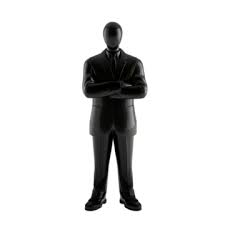
#> input picture CVLab01/assets/image.jpg, 225 x 225 px
$ jupyter execute Lab_04_All_Tasks.ipynb
#> lines starting #> are read from the running program, lines starting #| are printed output that depends on the picture; after the words box and inside, x2 and y2 are one past the last pixel; in counts of white or black regions, pixels touching at a corner belong together
# Lab 04: Image Transformations and Warping
### All 10 Graded Tasks

[cell 1]
import cv2
import numpy as np
import matplotlib.pyplot as plt
from pathlib import Path

# Project root = CV_Labs folder (set Jupyter cwd to CV_Labs, or open this notebook from there)
IMAGE_PATH = Path("CVLab01") / "assets" / "image.jpg"
image = cv2.imread(str(IMAGE_PATH))
#> image is the input picture: shape (225, 225, 3); mean B, G, R 223.5, 223.6, 223.6
if image is None:
    raise FileNotFoundError(f"Image not found: {IMAGE_PATH}")
image_rgb = cv2.cvtColor(image, cv2.COLOR_BGR2RGB)
h, w = image.shape[:2]
#> h = 225; w = 225
print(f"Image loaded: {w}x{h} pixels")
#| Image loaded: 225x225 pixels

---
## Task 1: Translation and Rotation
**Scenario:** Shift and rotate a scanned document image to align it properly.

[cell 2]
tx, ty = 80, 50
T = np.array([[1, 0, tx], [0, 1, ty], [0, 0, 1]], dtype=np.float32)
translated = cv2.warpPerspective(image, T, (w, h))

angle = np.radians(15)
cx, cy = w // 2, h // 2
#> cx = 112; cy = 112
ca, sa = np.cos(angle), np.sin(angle)
R = np.array([[ca, -sa, cx*(1-ca)+cy*sa],
              [sa,  ca, cy*(1-ca)-cx*sa],
              [0,   0,  1]], dtype=np.float32)
rotated   = cv2.warpPerspective(image, R, (w, h))
combined  = cv2.warpPerspective(translated, R, (w, h))
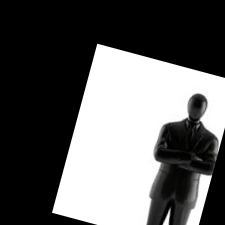
#> combined: shape (225, 225, 3); mean B, G, R 95.6, 95.7, 95.6

fig, axes = plt.subplots(1, 3, figsize=(15, 4))
for ax, img, t in zip(axes, [image, translated, combined],
                      ["Original", "Translated (+80,+50)", "Translated + Rotated 15°"]):
    ax.imshow(cv2.cvtColor(img, cv2.COLOR_BGR2RGB)); ax.set_title(t); ax.axis("off")
#> this loop made 3 passes
#> t on passes 1 to 3: 'Original', 'Translated (+80,+50)', 'Translated + Rotated 15°'
plt.suptitle("Task 1 – Translation & Rotation", fontweight="bold"); plt.tight_layout(); plt.show()

---
## Task 2: Resize While Maintaining Aspect Ratio
**Scenario:** Resize image to fit within a 500×500 px frame without distortion.

[cell 3]
MAX = 500
scale = min(MAX / w, MAX / h)
#> scale = 2.22
new_w, new_h = int(w * scale), int(h * scale)
#> new_w = 500; new_h = 500
resized = cv2.resize(image, (new_w, new_h), interpolation=cv2.INTER_AREA)

canvas = np.zeros((MAX, MAX, 3), dtype=np.uint8)
x_off, y_off = (MAX - new_w) // 2, (MAX - new_h) // 2
#> x_off = 0; y_off = 0
canvas[y_off:y_off+new_h, x_off:x_off+new_w] = resized

fig, axes = plt.subplots(1, 3, figsize=(15, 4))
for ax, img, t in zip(axes, [image, resized, canvas],
                      ["Original", f"Resized ({new_w}×{new_h})", "500×500 Canvas"]):
    ax.imshow(cv2.cvtColor(img, cv2.COLOR_BGR2RGB)); ax.set_title(t); ax.axis("off")
#> this loop made 3 passes
#> t on passes 1 to 3: 'Original', 'Resized (500×500)', '500×500 Canvas'
plt.suptitle("Task 2 – Aspect-Ratio Preserving Resize", fontweight="bold"); plt.tight_layout(); plt.show()

---
## Task 3: Horizontal and Vertical Flipping
**Scenario:** Mirror an image for reflection effects in a photo editing tool.

[cell 4]
h_flip = cv2.flip(image, 1)
v_flip = cv2.flip(image, 0)
both   = cv2.flip(image, -1)

fig, axes = plt.subplots(2, 2, figsize=(10, 8))
for ax, img, t in zip(axes.ravel(), [image, h_flip, v_flip, both],
                      ["Original", "Horizontal Flip", "Vertical Flip", "Both Axes"]):
    ax.imshow(cv2.cvtColor(img, cv2.COLOR_BGR2RGB)); ax.set_title(t); ax.axis("off")
#> this loop made 4 passes
plt.suptitle("Task 3 – Flipping", fontweight="bold"); plt.tight_layout(); plt.show()

---
## Task 4: Perspective Transformation for Augmented Reality
**Scenario:** Transform an advertisement board to show a custom ad.

[cell 5]
src_pts = np.float32([[w*0.10,h*0.20],[w*0.90,h*0.10],[w*0.15,h*0.85],[w*0.85,h*0.90]])
dst_pts = np.float32([[w*0.05,h*0.05],[w*0.95,h*0.05],[w*0.05,h*0.95],[w*0.95,h*0.95]])

M = cv2.getPerspectiveTransform(src_pts, dst_pts)
#> M = [[1.38, -0.115, -14.82], [0.164, 1.19, -46.17], [0.00123, -0.000866, 1]]
warped = cv2.warpPerspective(image, M, (w, h))

vis = image.copy()
cv2.polylines(vis, [src_pts.astype(np.int32)], True, (0,255,0), 3)
#> vis: shape (225, 225, 3); 6.84% of pixels changed, all inside (x1, y1, x2, y2) = (20, 20, 205, 205)

fig, axes = plt.subplots(1, 3, figsize=(15, 4))
for ax, img, t in zip(axes, [image, vis, warped],
                      ["Original", "Source Quad Marked", "AR Perspective Warp"]):
    ax.imshow(cv2.cvtColor(img, cv2.COLOR_BGR2RGB)); ax.set_title(t); ax.axis("off")
#> this loop made 3 passes
plt.suptitle("Task 4 – Perspective Transformation (AR)", fontweight="bold"); plt.tight_layout(); plt.show()

---
## Task 5: Warp Transformation for Face Alignment
**Scenario:** Align a face in an image for a facial recognition system.

[cell 6]
src_lm = np.float32([[w*0.35,h*0.38],[w*0.65,h*0.38],[w*0.50,h*0.60]])
dst_lm = np.float32([[w*0.30,h*0.35],[w*0.70,h*0.35],[w*0.50,h*0.55]])

M = cv2.getAffineTransform(src_lm, dst_lm)
#> M = [[1.33, -1.8e-16, -37.5], [1.32e-16, 0.909, 1.02]]
aligned = cv2.warpAffine(image, M, (w, h))

vis = image.copy()
for pt in src_lm.astype(np.int32):
    cv2.circle(vis, tuple(pt), max(6,w//80), (0,0,255), -1)
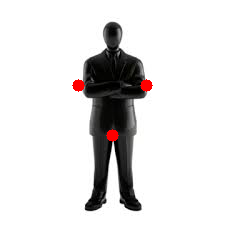
#> vis: shape (225, 225, 3); 0.67% of pixels changed, all inside (x1, y1, x2, y2) = (72, 79, 153, 142)

fig, axes = plt.subplots(1, 3, figsize=(15, 4))
for ax, img, t in zip(axes, [image, vis, aligned],
                      ["Original", "Landmarks Marked", "Affine Aligned"]):
    ax.imshow(cv2.cvtColor(img, cv2.COLOR_BGR2RGB)); ax.set_title(t); ax.axis("off")
#> this loop made 3 passes
plt.suptitle("Task 5 – Face Alignment via Affine Warp", fontweight="bold"); plt.tight_layout(); plt.show()

---
## Task 6: Shearing to Simulate a 3D Effect
**Scenario:** Create a slanted text effect for an artistic poster.

[cell 7]
shear_x, shear_y = 0.3, 0.25
M_x = np.array([[1, shear_x, 0],[0, 1, 0]], dtype=np.float32)
M_y = np.array([[1, 0, 0],[shear_y, 1, 0]], dtype=np.float32)

sheared_x = cv2.warpAffine(image, M_x, (int(w + abs(shear_x)*h), h))
sheared_y = cv2.warpAffine(image, M_y, (w, int(h + abs(shear_y)*w)))
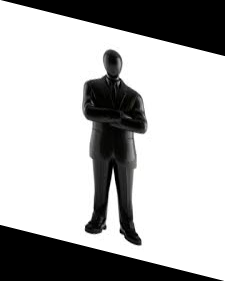
#> sheared_y: shape (281, 225, 3); mean B, G, R 178.9, 179, 179

fig, axes = plt.subplots(1, 3, figsize=(16, 4))
for ax, img, t in zip(axes, [image, sheared_x, sheared_y],
                      ["Original", f"H-Shear ({shear_x})", f"V-Shear ({shear_y})"]):
    ax.imshow(cv2.cvtColor(img, cv2.COLOR_BGR2RGB)); ax.set_title(t); ax.axis("off")
#> this loop made 3 passes
#> t on passes 1 to 3: 'Original', 'H-Shear (0.3)', 'V-Shear (0.25)'
plt.suptitle("Task 6 – Shearing (3D Effect)", fontweight="bold"); plt.tight_layout(); plt.show()

---
## Task 7: Image Warping for Panorama Stitching
**Scenario:** Align two overlapping images to create a panorama.

[cell 8]
src_pts = np.float32([[0,0],[w,0],[0,h],[w,h]])
#> src_pts = [[0, 0], [225, 0], [0, 225], [225, 225]]
dst_pts = np.float32([[30,20],[w-10,10],[20,h-15],[w+10,h+5]])
img2 = cv2.warpPerspective(image, cv2.getPerspectiveTransform(src_pts, dst_pts), (w, h))

pano_w = int(w * 1.6)
panorama = np.zeros((h, pano_w, 3), dtype=np.uint8)
panorama[:, :w] = image
offset_x = int(w * 0.55)
img2_sh = cv2.warpAffine(img2, np.float32([[1,0,offset_x],[0,1,0]]), (pano_w, h))
for x in range(offset_x, min(w, pano_w)):
    alpha = (x - offset_x) / max(w - offset_x, 1)
    panorama[:, x] = ((1-alpha)*panorama[:,x].astype(float) + alpha*img2_sh[:,x].astype(float)).astype(np.uint8)
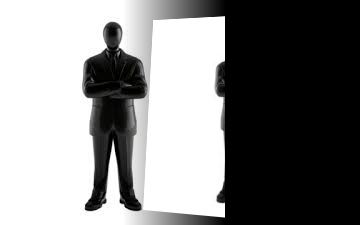
#> panorama: shape (225, 360, 3); mean B, G, R 132.3, 132.4, 132.4
panorama[:, w:] = img2_sh[:, w:]
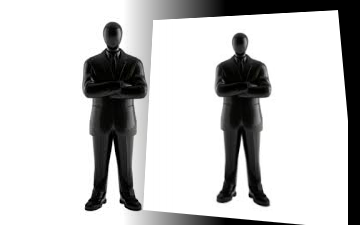
#> panorama: shape (225, 360, 3); mean B, G, R 197.4, 197.5, 197.5

fig, axes = plt.subplots(1, 3, figsize=(18, 4))
for ax, img, t in zip(axes, [image, img2, panorama],
                      ["Left Image", "Right Image (warped)", "Stitched Panorama"]):
    ax.imshow(cv2.cvtColor(img, cv2.COLOR_BGR2RGB)); ax.set_title(t); ax.axis("off")
#> this loop made 3 passes
plt.suptitle("Task 7 – Panorama Stitching", fontweight="bold"); plt.tight_layout(); plt.show()
#> after `plt.suptitle('Task 7 – Panorama Stitching', fontweight='bold')`:
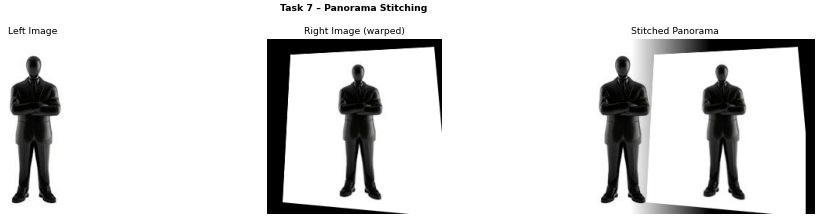
#> figure drawn by matplotlib, 3 panels

---
## Task 8: Apply Multiple Transformations Sequentially
**Scenario:** Simulate a complex photo filter. Order: Scale → Rotate → Translate → Shear.

[cell 9]
cx, cy = w//2, h//2
sx, sy = 0.85, 0.85
S  = np.array([[sx,0,cx*(1-sx)],[0,sy,cy*(1-sy)],[0,0,1]], dtype=np.float32)
a  = np.radians(20); ca, sa = np.cos(a), np.sin(a)
R  = np.array([[ca,-sa,cx*(1-ca)+cy*sa],[sa,ca,cy*(1-ca)-cx*sa],[0,0,1]], dtype=np.float32)
T  = np.array([[1,0,30],[0,1,20],[0,0,1]], dtype=np.float32)
Sh = np.array([[1,0.1,0],[0,1,0],[0,0,1]], dtype=np.float32)
M  = Sh @ T @ R @ S

imgs = [image,
        cv2.warpPerspective(image, S, (w,h)),
        cv2.warpPerspective(image, R@S, (w,h)),
        cv2.warpPerspective(image, M, (w,h))]
titles = ["Original","After Scale","After Scale+Rotate","Full Pipeline (S→R→T→Sh)"]

fig, axes = plt.subplots(1, 4, figsize=(20, 4))
for ax, img, t in zip(axes, imgs, titles):
    ax.imshow(cv2.cvtColor(img, cv2.COLOR_BGR2RGB)); ax.set_title(t, fontsize=9); ax.axis("off")
#> this loop made 4 passes
plt.suptitle("Task 8 – Sequential Transformations", fontweight="bold"); plt.tight_layout(); plt.show()

---
## Task 9: Image Cropping and Rescaling
**Scenario:** Crop a region of interest and resize it to a fixed dimension for an ID card.

[cell 10]
roi_x, roi_y = int(w*0.25), int(h*0.10)
roi_w, roi_h = int(w*0.50), int(h*0.80)
cropped = image[roi_y:roi_y+roi_h, roi_x:roi_x+roi_w]

TARGET_W, TARGET_H = 300, 400
scale  = min(TARGET_W/roi_w, TARGET_H/roi_h)
new_w, new_h = int(roi_w*scale), int(roi_h*scale)
resized = cv2.resize(cropped, (new_w, new_h), interpolation=cv2.INTER_AREA)
#> resized: shape (400, 248, 3)
canvas = np.full((TARGET_H, TARGET_W, 3), 255, dtype=np.uint8)
#> canvas: shape (400, 300, 3); every value is 255
x_off, y_off = (TARGET_W-new_w)//2, (TARGET_H-new_h)//2
canvas[y_off:y_off+new_h, x_off:x_off+new_w] = resized

vis = image.copy()
cv2.rectangle(vis, (roi_x,roi_y), (roi_x+roi_w,roi_y+roi_h), (0,255,0), 3)
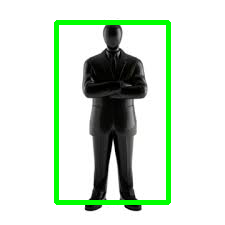
#> vis: shape (225, 225, 3); 5.74% of pixels changed, all inside (x1, y1, x2, y2) = (54, 20, 171, 205)

fig, axes = plt.subplots(1, 3, figsize=(13, 4))
for ax, img, t in zip(axes, [vis, cropped, canvas],
                      ["ROI Marked", "Cropped Region", f"ID Card ({TARGET_W}×{TARGET_H})"]):
    ax.imshow(cv2.cvtColor(img, cv2.COLOR_BGR2RGB)); ax.set_title(t); ax.axis("off")
#> this loop made 3 passes
#> t on passes 1 to 3: 'ROI Marked', 'Cropped Region', 'ID Card (300×400)'
plt.suptitle("Task 9 – Crop & Rescale (ID Card)", fontweight="bold"); plt.tight_layout(); plt.show()
#> after `plt.suptitle('Task 9 – Crop & Rescale (ID Card)', fontweight='bold')`:
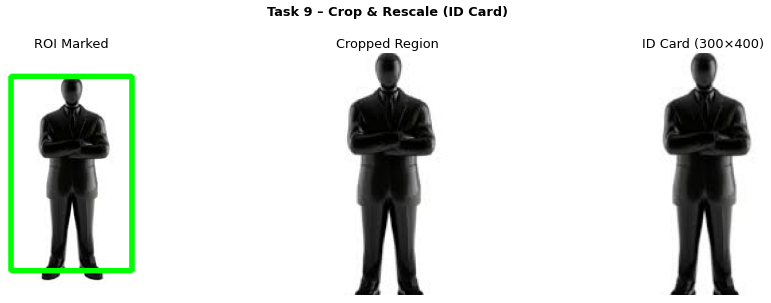
#> figure drawn by matplotlib, 3 panels

---
## Task 10: Extract and Rectify a Region from a Document Image
**Scenario:** Extract a table from a scanned document and transform it to a standard rectangular form.

[cell 11]
src_pts = np.float32([[w*0.12,h*0.20],[w*0.88,h*0.15],[w*0.10,h*0.80],[w*0.90,h*0.82]])
dst_pts = np.float32([[0,0],[600,0],[0,400],[600,400]])

M = cv2.getPerspectiveTransform(src_pts, dst_pts)
#> M = [[4.07, 0.136, -116], [0.213, 3.24, -151.3], [0.000724, 0.000407, 1]]
rectified = cv2.warpPerspective(image, M, (600, 400))

vis = image.copy()
cv2.polylines(vis, [src_pts.astype(np.int32)], True, (255,0,0), 3)
#> vis: shape (225, 225, 3); 8.07% of pixels changed, all inside (x1, y1, x2, y2) = (20, 31, 205, 187)
for pt in src_pts.astype(np.int32):
    cv2.circle(vis, tuple(pt), max(6,w//60), (0,255,255), -1)
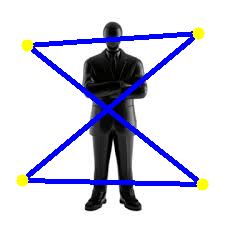
#> vis: shape (225, 225, 3); mean B, G, R 225.3, 208, 208

fig, axes = plt.subplots(1, 2, figsize=(14, 4))
for ax, img, t in zip(axes, [vis, rectified],
                      ["Document Region Marked", "Rectified Table (600×400)"]):
    ax.imshow(cv2.cvtColor(img, cv2.COLOR_BGR2RGB)); ax.set_title(t); ax.axis("off")
#> this loop made 2 passes
#> t on passes 1 to 2: 'Document Region Marked', 'Rectified Table (600×400)'
plt.suptitle("Task 10 – Document Rectification", fontweight="bold"); plt.tight_layout(); plt.show()
#> after `plt.suptitle('Task 10 – Document Rectification', fontweight='bold')`:
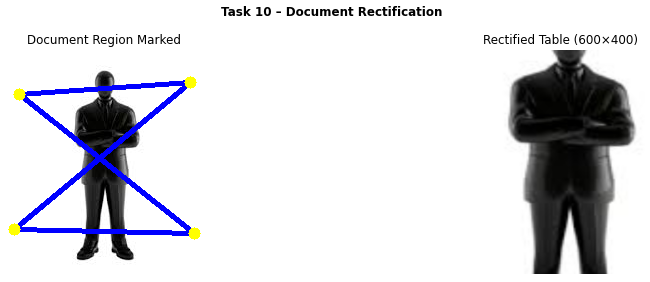
#> figure drawn by matplotlib, 2 panels
